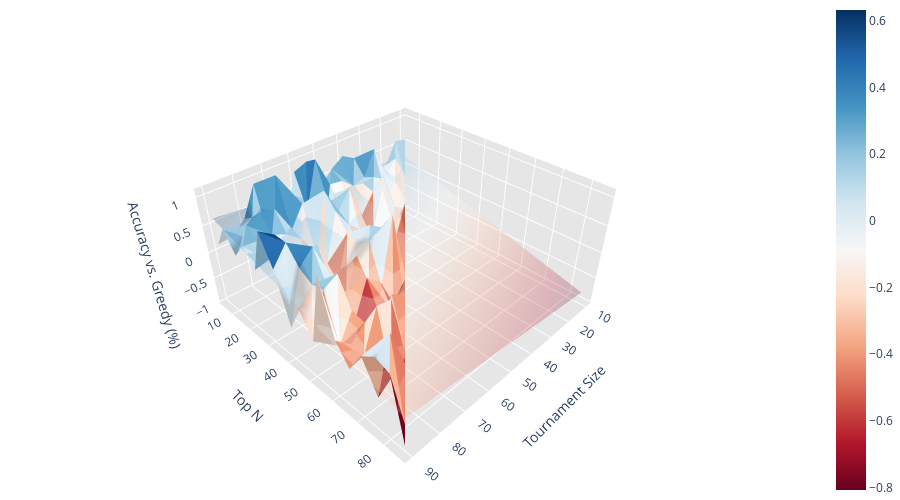

Source (notebook cell):
### Code cell
figure = create_comparison_graph(
    pd.DataFrame(data_median),
    f"Baseline - Select 5 Random + Drop 5 Greedy",
    color_scale='RdBu'
)
figure.show()

### Figure 1 — Plotly figure (JSON) as saved in the notebook; plotly's stock layout.template omitted (floating-point values rounded to 4 significant figures; data arrays with more than 128 entries replaced by an {"elided": "..."} marker saying what was removed)
{"data": [{"facecolor": {"elided": "256 str values"}, "i": {"elided": "256 int values"}, "j": {"elided": "256 int values"}, "k": {"elided": "256 int values"}, "type": "mesh3d", "x": {"elided": "153 int values"}, "y": {"elided": "153 int values"}, "z": {"elided": "153 float values"}}, {"colorscale": [[0.0, "rgb(103,0,31)"], [0.1, "rgb(178,24,43)"], [0.2, "rgb(214,96,77)"], [0.3, "rgb(244,165,130)"], [0.4, "rgb(253,219,199)"], [0.5, "rgb(247,247,247)"], [0.6, "rgb(209,229,240)"], [0.7, "rgb(146,197,222)"], [0.8, "rgb(67,147,195)"], [0.9, "rgb(33,102,172)"], [1.0, "rgb(5,48,97)"]], "opacity": 0.25, "type": "surface", "x": [[10.0, 30.0, 50.0, 70.0, 90.0], [10.0, 30.0, 50.0, 70.0, 90.0], [10.0, 30.0, 50.0, 70.0, 90.0], [10.0, 30.0, 50.0, 70.0, 90.0], [10.0, 30.0, 50.0, 70.0, 90.0]], "y": [[5.0, 5.0, 5.0, 5.0, 5.0], [25.0, 25.0, 25.0, 25.0, 25.0], [45.0, 45.0, 45.0, 45.0, 45.0], [65.0, 65.0, 65.0, 65.0, 65.0], [85.0, 85.0, 85.0, 85.0, 85.0]], "z": [[0.2272, 0.3285, 0.4297, 0.531, 0.6322], [-0.03134, 0.06992, 0.1712, 0.2724, 0.3737], [-0.2899, -0.1886, -0.08735, 0.01391, 0.1152], [-0.5484, -0.4471, -0.3459, -0.2446, -0.1434], [-0.8069, -0.7057, -0.6044, -0.5032, -0.4019]]}], "layout": {"height": 500, "margin": {"b": 0, "l": 0, "r": 0, "t": 0}, "scene": {"aspectratio": {"x": 1, "y": 1, "z": 0.5}, "xaxis": {"backgroundcolor": "rgb(230, 230,230)", "gridcolor": "rgb(255, 255, 255)", "showbackground": true, "title": {"text": "Tournament Size"}, "zerolinecolor": "rgb(255, 255, 255)"}, "yaxis": {"backgroundcolor": "rgb(230, 230,230)", "gridcolor": "rgb(255, 255, 255)", "showbackground": true, "title": {"text": "Top N"}, "zerolinecolor": "rgb(255, 255, 255)"}, "zaxis": {"backgroundcolor": "rgb(230, 230,230)", "gridcolor": "rgb(255, 255, 255)", "showbackground": true, "title": {"text": "Accuracy vs. Greedy (%)"}, "zerolinecolor": "rgb(255, 255, 255)"}}, "width": 900}}
